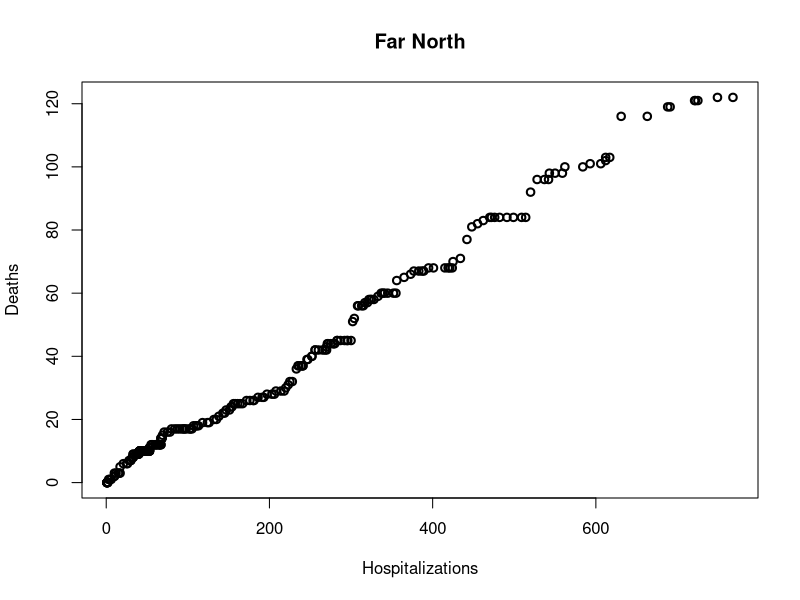

This chart was generated by the following R code: (Note: this script raises an error after producing the figure.)
## ---- chunk 1
data = read.csv("covid_data_group1.csv");
## ---- chunk 2
state_abbr <- function() {
  abbreviations <- c();
  
  for(i in 1:nrow(data)) {
    abbreviations <- append(abbreviations, data[i,2]);
  }
  
  return(unique(abbreviations))
}

states <- state_abbr();
## ---- chunk 3
data_by_state <- function(tgt_state) {
  dat <- c();
  pos <- c();
  hos <- c();
  dea <- c();
  flag = 0;

  for(i in 1:nrow(data)) {
    if(is.na(data[i, 1]) || is.na(data[i, 2]) || is.na(data[i, 3]) || is.na(data[i, 4]) || is.na(data[i, 5])) {
      next;
    }
      
    date_str = data[i,1]; 
    clean_date <- paste(substr(date_str, 0, 4), substr(date_str, 5, 6), substr(date_str, 7, 8), sep="-");
    
    state = data[i, 2];
    positive = strtoi(data[i, 3]);
    hospitalized = strtoi(data[i, 4]);
    deaths = strtoi(data[i, 5]);
    
    if (all(state == tgt_state)) {
      flag = 1;
      dat <- append(dat, clean_date);
      pos <- append(pos, positive);
      hos <- append(hos, hospitalized);
      dea <- append(dea, deaths);
    }
    else {
      if(flag == 1) { break; } else { next; }
    }
  }

  out <- data.frame(
    dates = as.Date(dat),
    positives = pos,
    hospitalized = hos,
    deaths = dea
  ); 
 
  # reorder so dates are in ascending order
  sorted_out <- out[order(out$dates),]
  
  return(sorted_out); 
}

## ---- chunk 4
plot_region <- function(regional_states) {
  first_data = data_by_state(regional_states[2]);
  
  x <- first_data[,3]
  y <- first_data[,4]
  
  plot(x,
       y,
       type = "p",
       lwd = 2,
       col = "#000000",
       xlab = "Hospitalizations",
       ylab = "Deaths", 
       main = regional_states[1])
  
  colors <- c("#000000");
  
  if(length(regional_states) == 1) {
    return();
  }
  
  for(state in regional_states) {
    if(nchar(state) > 2 ) { next; }
    color_new <- rgb(runif(5),runif(5),runif(5));
    colors <- append(colors, color_new);
    print(paste("Plotting ", state));
    data_here <- data_by_state(state);
    
    # NOTE HERE DATA COULD BE INVALID
    if(is.null(dim(data_here)) || dim(data_here) < 4) { print(paste("Plotting failed due to missing data for:", state)); next; }
    
    #try(lines(data_here[,3], data_here[,4], type = "l", lwd = 2, col=color_new))
    color_new = "";
  }
  
  # Adds line for correlation coefficient to our plot
  mod = lm(y~x)
  abline(mod$coefficients[1],mod$coefficients[2], col = 'purple') #Extract slope and intercept from output of lm
  
  # Print correlation coefficient of the region
  print(paste(regional_states[1], " correlation between hospitalizations and deaths: ", cor(x,y)))
  
  #legend("right", legend=states, col=colors);
}
## ---- chunk 5
fn <- c("Far North", "AK");
ne <- c("North East", "CT", "IA", "IL", "IN", "KS", "MA", "ME", "MI", "MN", "MO", "ND", "NE",
        "NH", "NJ", "NY", "OH", "PA", "RI", "SD", "VA", "VT", "WI", "WV");
nw <- c("North West", "CO", "ID", "MT", "ND", "NE", "NV", "OR", "SD", "UT", "WA", "WY");
se <- c("South East", "AL", "AR", "DE", "FL", "GA", "IL", "KS", "KY", "LA", "MD", "MO", "MS",
        "NC", "OK", "SC", "TN", "TX");
sw <- c("South West", "AZ", "CA", "NM", "NV", "OK", "TX");

plot_region(fn);
plot_region(ne);
plot_region(nw);
plot_region(se);
plot_region(sw);

